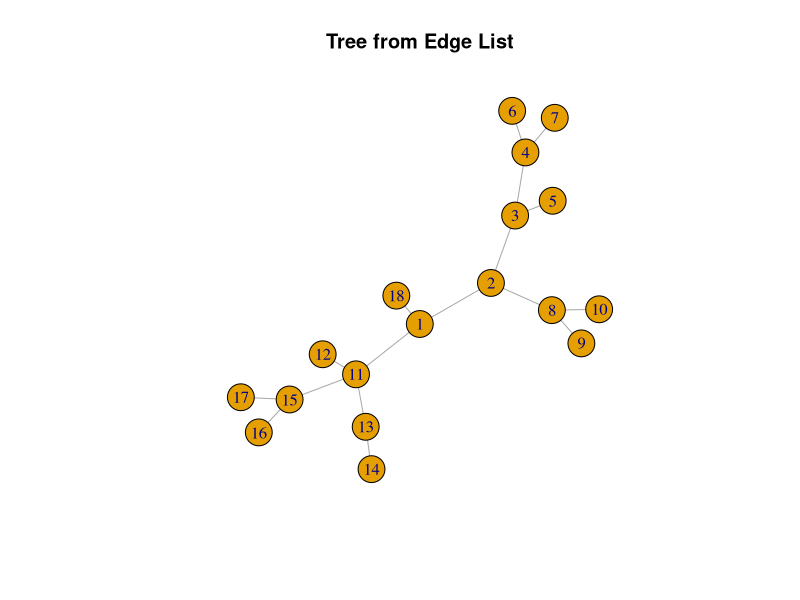
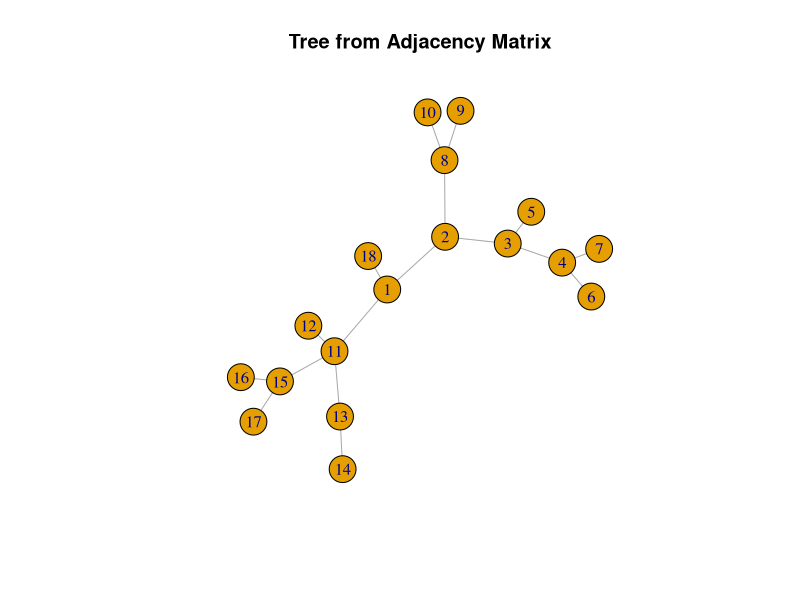

The R source for these figures, in order:
## ---- chunk 1
library(igraph)

# Generate an edge list
edges <-  c(1,2,2,3,3,4,3,5,4,6,4,7,2,8,8,9,8,10,1,11,11,12,11,13,13,14,11,15,15,16,15,17,1,18)
tree_e <- graph(edges,directed=F)
plot(tree_e,main="Tree from Edge List")

# Generate an adjacency matrix
e_mat <- matrix(edges,byrow=T,ncol=2)
n_node <- max(edges)
A_matrix <- matrix(rep(0,n_node^2),n_node,n_node)
for(i in 1:dim(e_mat)[1]){
  r <- e_mat[i,1]
  c <- e_mat[i,2]
  A_matrix[r,c] <- 1
}
A_matrix <- A_matrix + t(A_matrix)
tree_m <- graph_from_adjacency_matrix(A_matrix,mode="undirected")
plot(tree_m,main="Tree from Adjacency Matrix")
## ---- chunk 2
# Assign random weights to each edges
weight <- sample(1:10,length(E(tree_e)),replace=T)
E(tree_e)$weight <- weight
edge_attr(tree_e)
## ---- chunk 3
# Call a ditance matrix 
distances(tree_e)
